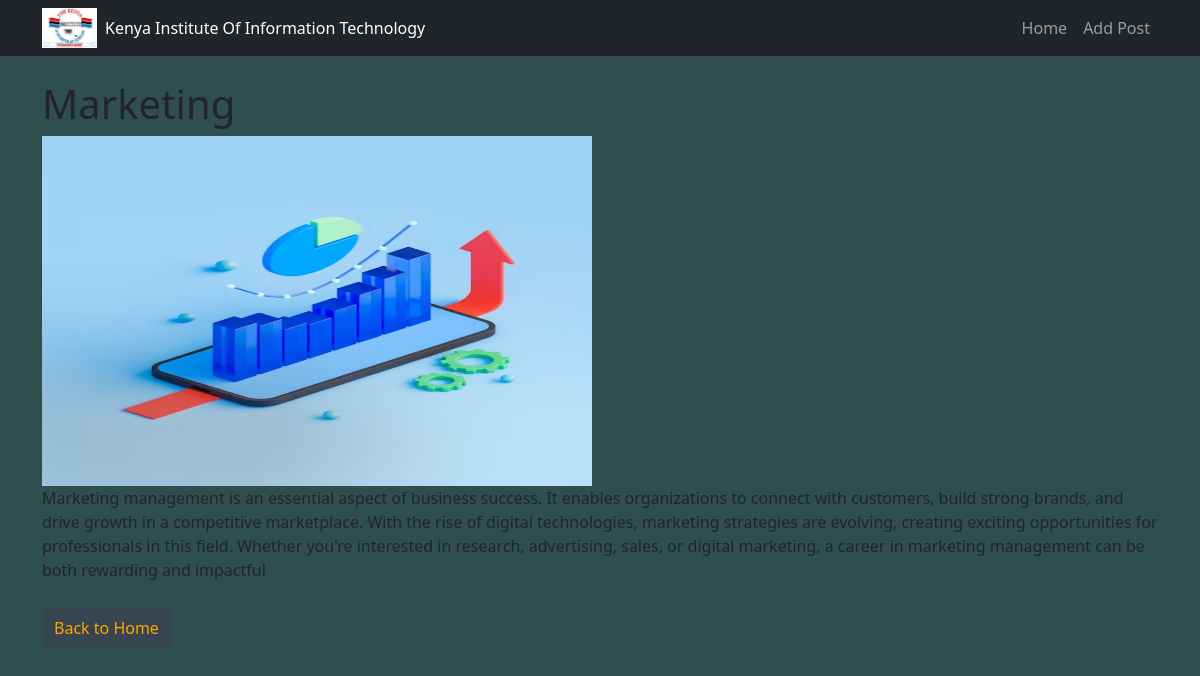
The page /post/5 on the database its author committed.
### tables this page shows
CREATE TABLE blog_posts (
                    id INTEGER PRIMARY KEY AUTOINCREMENT,
                    title TEXT NOT NULL,
                    content TEXT NOT NULL,
                    image_url TEXT NOT NULL);

### app.py (the view)
@app.route('/post/<int:post_id>')
def get_blog_post(post_id):
    conn = get_db_connection()
    conn.row_factory = sqlite3.Row  # Allows accessing columns as dict keys
    cursor = conn.cursor()
    cursor.execute("SELECT * FROM blog_posts WHERE id = ?", (post_id,))
    post = cursor.fetchone()
    conn.close()
    if post is None:
        abort(404)  # Show 404 error if post is not found
    print(dict(post))  # Debugging: Print the post data in the terminal
    return render_template('post.html', post=post)

### app.py (called while the page is built)
def get_db_connection():
    conn = sqlite3.connect('blog.db')
    conn.row_factory = sqlite3.Row  # Allows accessing columns by name
    return conn

### templates/post.html
{% extends'base.html' %}
{% block content %}
<h1>{{ post['title'] }}</h1>
<img src="/{{ post['image_url'] }}" alt="Blog Image" width="550px" height="350px">
<p>{{ post['content'] }}</p>
<a class="btn btn-primary w-40 py-2" href="{{ url_for('home') }}">Back to Home</a>
{% endblock %}

### static/styles.css (style rules this page uses)
html, body { height: 100%; margin: 0; padding: 0; }
body { display: flex; flex-direction: column; background-color: #2F4F4F; }
.btn { background-color: #36454F; color: #FFA500; border: none; padding: 8px 12px; cursor: pointer; margin-top: 10px; border-radius: 5px; text-decoration: none; display: inline-block; }

### rows shown on the page
blog_posts: title "Marketing", image_url (picture), content "Marketing management is an essential aspect of business success. It enables organizations to connect with customers, build strong brands, and drive growth in a competitive marketplace. With the rise of digital technologies, marketing strategies are evolving, creating exciting opportunities for professionals in this field. Whether you're interested in research, advertising, sales, or digital marketing, a career in marketing management can be both rewarding and impactful"
